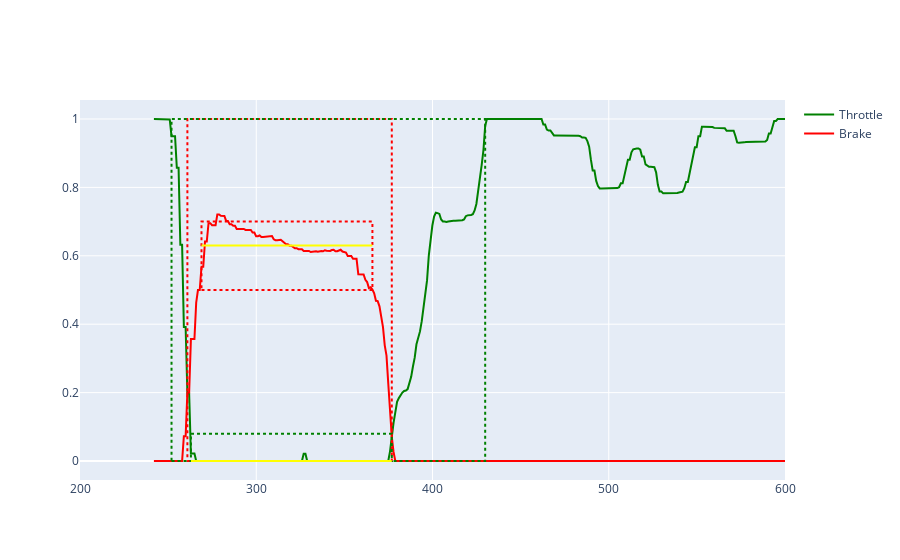
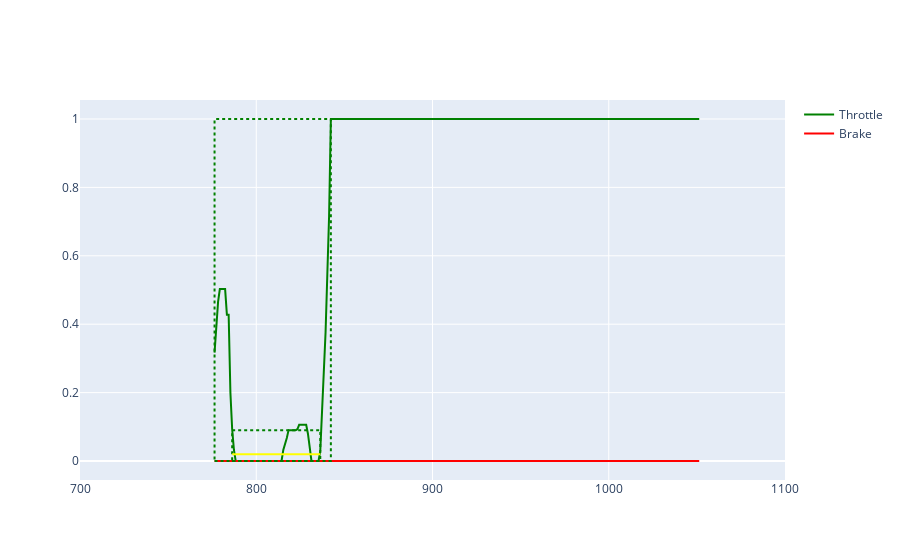
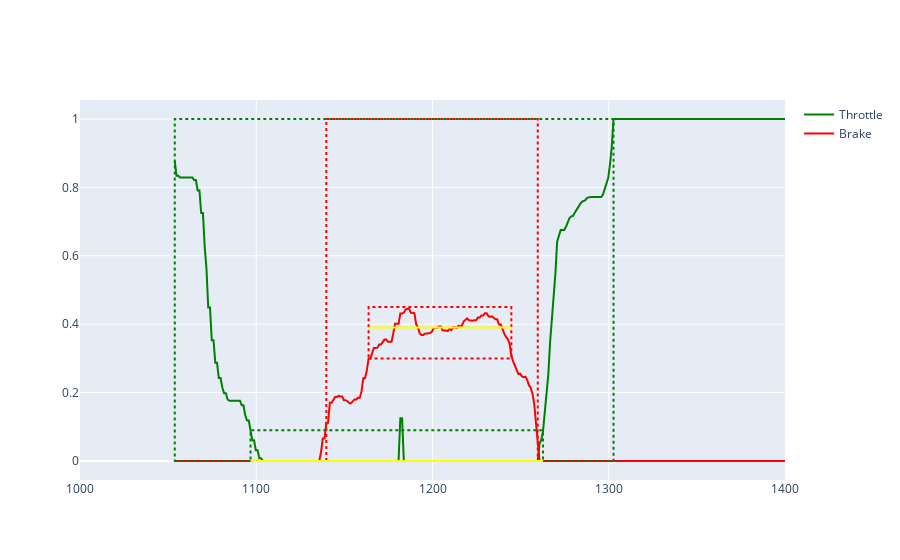
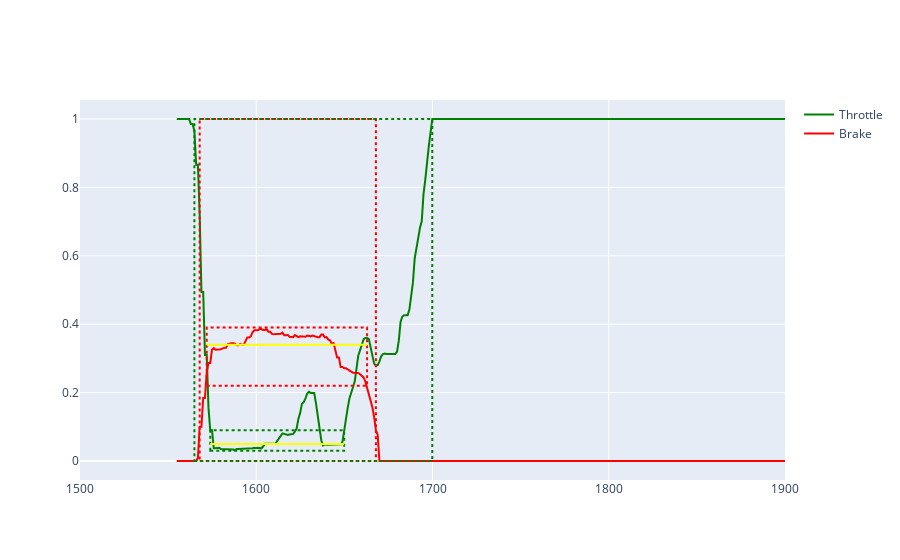

Notebook code for these charts, in order:
### Code cell
for i in range(len(sector_start_end)):
    # display(sector_start_end[i])
    start = sector_start_end[i]["start"]
    end = sector_start_end[i]["end"]
    sector = fast_lap_analyzer.fastest_sector(data_frames, start, end)

    segment = fast_lap_analyzer.extract_segment(sector)
    segment.start = start
    segment.end = end
    segment.turn = i + 1

    if start > end:
        # add track_length to all distances that are less than start
        sector["DistanceRoundTrack"] = sector["DistanceRoundTrack"].apply(
            lambda x: x + data_frames[0]["DistanceRoundTrack"].max() if x < start else x
        )

    fig = lap_fig(sector, columns=["Throttle", "Brake"])
    brake_features = segment.brake_features()
    if brake_features:
        fig_add_features(fig, segment.brake_features())
    throttle_features = segment.throttle_features()
    if throttle_features:
        fig_add_features(fig, segment.throttle_features(), color="green")
    fig.show()

### Figure 1 — Plotly figure (JSON) as saved in the notebook; plotly's stock layout.template omitted (floating-point values rounded to 4 significant figures; data arrays with more than 128 entries replaced by an {"elided": "..."} marker saying what was removed)
{"data": [{"line": {"color": "green"}, "marker": {"size": 1}, "name": "Throttle", "showlegend": true, "type": "scatter", "x": {"elided": "534 float values"}, "y": {"elided": "534 float values"}}, {"line": {"color": "red"}, "marker": {"size": 1}, "name": "Brake", "showlegend": true, "type": "scatter", "x": {"elided": "534 float values"}, "y": {"elided": "534 float values"}}], "layout": {"shapes": [{"line": {"color": "red", "dash": "dot", "width": 2}, "type": "rect", "x0": 260.9, "x1": 376.9, "xref": "x", "y0": 0, "y1": 1, "yref": "y"}, {"line": {"color": "red", "dash": "dot", "width": 2}, "type": "rect", "x0": 268.9, "x1": 365.9, "xref": "x", "y0": 0.5, "y1": 0.7, "yref": "y"}, {"line": {"color": "yellow", "width": 2}, "type": "line", "x0": 268.9, "x1": 365.9, "xref": "x", "y0": 0.63, "y1": 0.63, "yref": "y"}, {"line": {"color": "green", "dash": "dot", "width": 2}, "type": "rect", "x0": 251.9, "x1": 429.9, "xref": "x", "y0": 0, "y1": 1, "yref": "y"}, {"line": {"color": "green", "dash": "dot", "width": 2}, "type": "rect", "x0": 262.9, "x1": 376.9, "xref": "x", "y0": 0, "y1": 0.08, "yref": "y"}, {"line": {"color": "yellow", "width": 2}, "type": "line", "x0": 262.9, "x1": 376.9, "xref": "x", "y0": 0, "y1": 0, "yref": "y"}], "xaxis": {"dtick": 100, "range": [200, 600]}}}

### Figure 2 — Plotly figure (JSON) as saved in the notebook; plotly's stock layout.template omitted (floating-point values rounded to 4 significant figures; data arrays with more than 128 entries replaced by an {"elided": "..."} marker saying what was removed)
{"data": [{"line": {"color": "green"}, "marker": {"size": 1}, "name": "Throttle", "showlegend": true, "type": "scatter", "x": {"elided": "276 float values"}, "y": {"elided": "276 float values"}}, {"line": {"color": "red"}, "marker": {"size": 1}, "name": "Brake", "showlegend": true, "type": "scatter", "x": {"elided": "276 float values"}, "y": {"elided": "276 int values"}}], "layout": {"shapes": [{"line": {"color": "green", "dash": "dot", "width": 2}, "type": "rect", "x0": 776.3, "x1": 842.3, "xref": "x", "y0": 0, "y1": 1, "yref": "y"}, {"line": {"color": "green", "dash": "dot", "width": 2}, "type": "rect", "x0": 786.3, "x1": 836.3, "xref": "x", "y0": 0, "y1": 0.09, "yref": "y"}, {"line": {"color": "yellow", "width": 2}, "type": "line", "x0": 786.3, "x1": 836.3, "xref": "x", "y0": 0.02, "y1": 0.02, "yref": "y"}], "xaxis": {"dtick": 100, "range": [700, 1100]}}}

### Figure 3 — Plotly figure (JSON) as saved in the notebook; plotly's stock layout.template omitted (floating-point values rounded to 4 significant figures; data arrays with more than 128 entries replaced by an {"elided": "..."} marker saying what was removed)
{"data": [{"line": {"color": "green"}, "marker": {"size": 1}, "name": "Throttle", "showlegend": true, "type": "scatter", "x": {"elided": "500 float values"}, "y": {"elided": "500 float values"}}, {"line": {"color": "red"}, "marker": {"size": 1}, "name": "Brake", "showlegend": true, "type": "scatter", "x": {"elided": "500 float values"}, "y": {"elided": "500 float values"}}], "layout": {"shapes": [{"line": {"color": "red", "dash": "dot", "width": 2}, "type": "rect", "x0": 1140.0, "x1": 1260.0, "xref": "x", "y0": 0, "y1": 1, "yref": "y"}, {"line": {"color": "red", "dash": "dot", "width": 2}, "type": "rect", "x0": 1164.0, "x1": 1245.0, "xref": "x", "y0": 0.3, "y1": 0.45, "yref": "y"}, {"line": {"color": "yellow", "width": 2}, "type": "line", "x0": 1164.0, "x1": 1245.0, "xref": "x", "y0": 0.39, "y1": 0.39, "yref": "y"}, {"line": {"color": "green", "dash": "dot", "width": 2}, "type": "rect", "x0": 1054.0, "x1": 1303.0, "xref": "x", "y0": 0, "y1": 1, "yref": "y"}, {"line": {"color": "green", "dash": "dot", "width": 2}, "type": "rect", "x0": 1097.0, "x1": 1263.0, "xref": "x", "y0": 0, "y1": 0.09, "yref": "y"}, {"line": {"color": "yellow", "width": 2}, "type": "line", "x0": 1097.0, "x1": 1263.0, "xref": "x", "y0": 0, "y1": 0, "yref": "y"}], "xaxis": {"dtick": 100, "range": [1000, 1400]}}}

### Figure 4 — Plotly figure (JSON) as saved in the notebook; plotly's stock layout.template omitted (floating-point values rounded to 4 significant figures; data arrays with more than 128 entries replaced by an {"elided": "..."} marker saying what was removed)
{"data": [{"line": {"color": "green"}, "marker": {"size": 1}, "name": "Throttle", "showlegend": true, "type": "scatter", "x": {"elided": "368 float values"}, "y": {"elided": "368 float values"}}, {"line": {"color": "red"}, "marker": {"size": 1}, "name": "Brake", "showlegend": true, "type": "scatter", "x": {"elided": "368 float values"}, "y": {"elided": "368 float values"}}], "layout": {"shapes": [{"line": {"color": "red", "dash": "dot", "width": 2}, "type": "rect", "x0": 1568.0, "x1": 1668.0, "xref": "x", "y0": 0, "y1": 1, "yref": "y"}, {"line": {"color": "red", "dash": "dot", "width": 2}, "type": "rect", "x0": 1572.0, "x1": 1663.0, "xref": "x", "y0": 0.22, "y1": 0.39, "yref": "y"}, {"line": {"color": "yellow", "width": 2}, "type": "line", "x0": 1572.0, "x1": 1663.0, "xref": "x", "y0": 0.34, "y1": 0.34, "yref": "y"}, {"line": {"color": "green", "dash": "dot", "width": 2}, "type": "rect", "x0": 1565.0, "x1": 1700.0, "xref": "x", "y0": 0, "y1": 1, "yref": "y"}, {"line": {"color": "green", "dash": "dot", "width": 2}, "type": "rect", "x0": 1574.0, "x1": 1650.0, "xref": "x", "y0": 0.03, "y1": 0.09, "yref": "y"}, {"line": {"color": "yellow", "width": 2}, "type": "line", "x0": 1574.0, "x1": 1650.0, "xref": "x", "y0": 0.05, "y1": 0.05, "yref": "y"}], "xaxis": {"dtick": 100, "range": [1500, 1900]}}}
